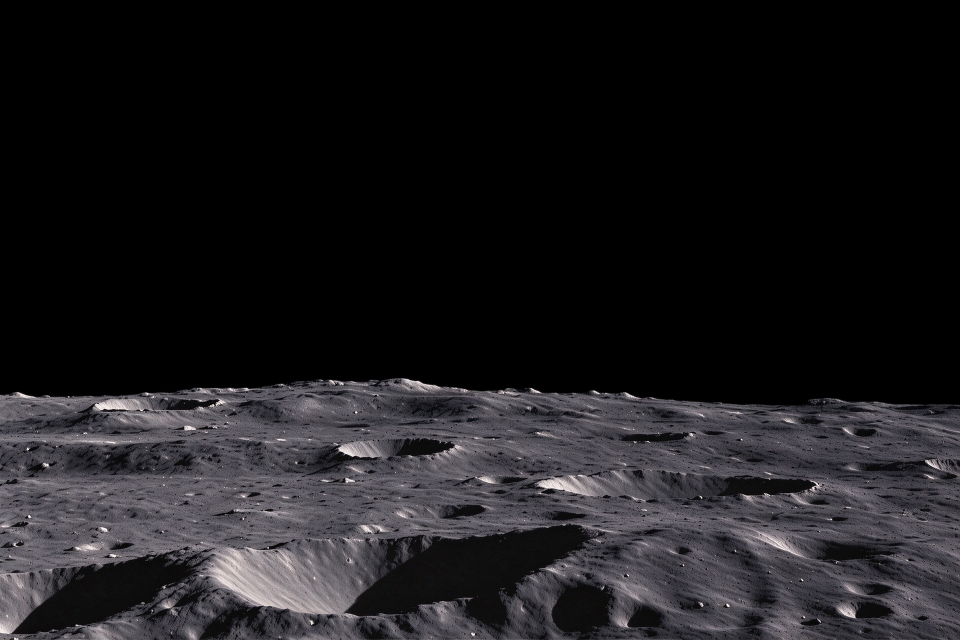
#> input picture 素材/moon_base_中影.png, 1920 x 1280 px, found by its file name (shown at 1/2 size)
$ python measure_light.py
#> lines starting #> are read from the running program, lines starting #| are printed output that depends on the picture; after the words box and inside, x2 and y2 are one past the last pixel; in counts of white or black regions, pixels touching at a corner belong together
"""measure_light.py —— 从"最大环形山"反推光照方向

思路：环形山内壁的亮点 = 正对太阳的那一侧。
      取大坑区域，找最亮的那一簇像素相对坑心的方向 → 太阳方向。
"""
import numpy as np
from PIL import Image, ImageFilter

AST = r"E:\DeskTop\地球\素材"
B = np.asarray(Image.open(AST + r"\moon_base_中影.png").convert("L")).astype(np.float32)

# 大坑大致范围（从网格图读出来的）
X0, X1, Y0, Y1 = 330, 1010, 1060, 1280
sub = B[Y0:Y1, X0:X1]
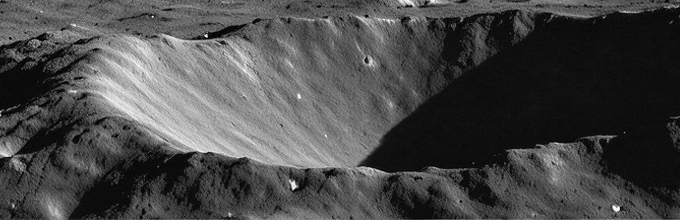
#> sub: shape (220, 680) float32; min 0, max 255, mean 72.7
h, w = sub.shape
#> h = 220; w = 680
yy, xx = np.mgrid[0:h, 0:w]
cx, cy = w * 0.45, h * 0.55          # 坑心估计
#> cx = 306; cy = 121
r = np.hypot((xx - cx) / (w * 0.42), (yy - cy) / (h * 0.55))
inner = (r > 0.45) & (r < 0.95)      # 只取内壁环带

bright = sub > np.percentile(sub[inner], 92)
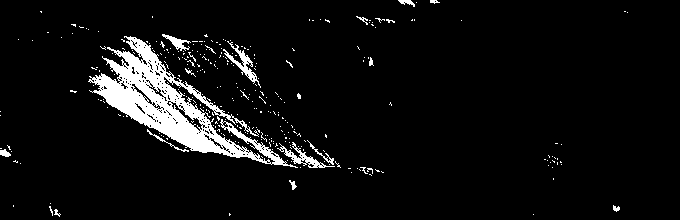
#> bright: shape (220, 680) bool; 6.2% white; 299 white regions (284 under 20 px), largest, box (x1, y1, x2, y2) and area: (88, 36, 298, 168) 7100, (223, 41, 261, 88) 368, (277, 142, 335, 168) 344
by = (yy[bright & inner] - cy).mean()
#> by = -34.37
bx = (xx[bright & inner] - cx).mean()
#> bx = -144.6
n = np.hypot(bx, by) + 1e-6
#> n = 148.6
print("大坑内壁最亮处相对坑心: dx=%+.1f dy=%+.1f  → 归一化 (%+.2f, %+.2f)"
      % (bx, by, bx / n, by / n))
#| 大坑内壁最亮处相对坑心: dx=-144.6 dy=-34.4  → 归一化 (-0.97, -0.23)
print("太阳方向（屏幕坐标，y 向下）: (%+.2f, %+.2f)" % (bx / n, by / n))
#| 太阳方向（屏幕坐标，y 向下）: (-0.97, -0.23)
#> (the run stopped early here; a loop or call above may not have finished)

$ run again, with 素材/moon_base_mirror.png copied over 素材/moon_base_中影.png
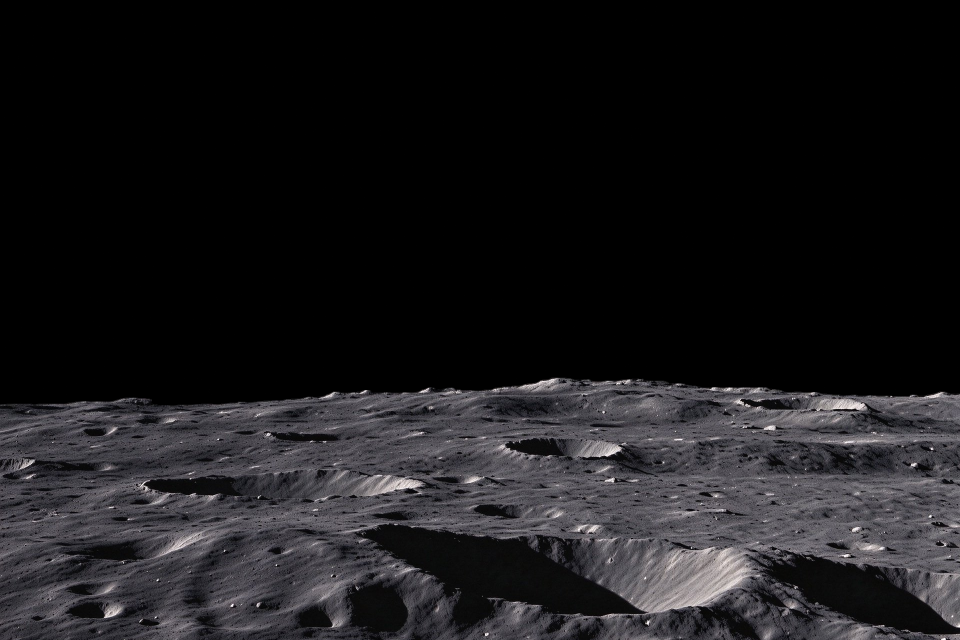
#> input picture 素材/moon_base_mirror.png, 1920 x 1280 px, found by its file name (shown at 1/2 size)
#> `sub = B[Y0:Y1, X0:X1]`:
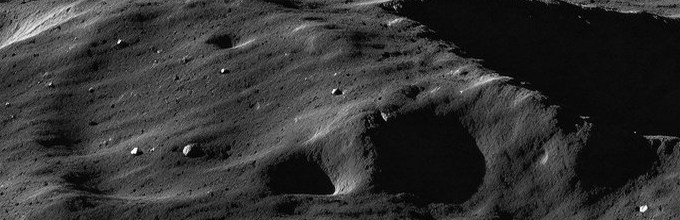
#> sub: shape (220, 680) float32; min 0, max 255, mean 50.8
#> `bright = sub > np.percentile(sub[inner], 92)`:
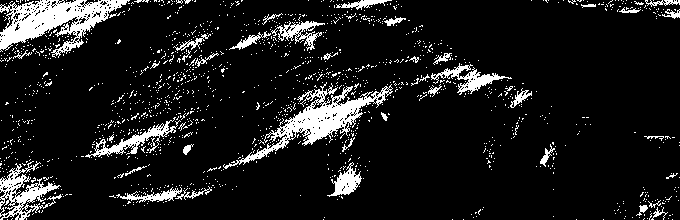
#> bright: shape (220, 680) bool; 10.5% white; 1393 white regions (1352 under 20 px), largest, box (x1, y1, x2, y2) and area: (0, 0, 130, 58) 3294, (223, 82, 393, 169) 3018, (0, 161, 62, 220) 1330
#> by = -18.04
#> bx = -19.46
#> n = 26.53
#| 大坑内壁最亮处相对坑心: dx=-19.5 dy=-18.0  → 归一化 (-0.73, -0.68)
#| 太阳方向（屏幕坐标，y 向下）: (-0.73, -0.68)
